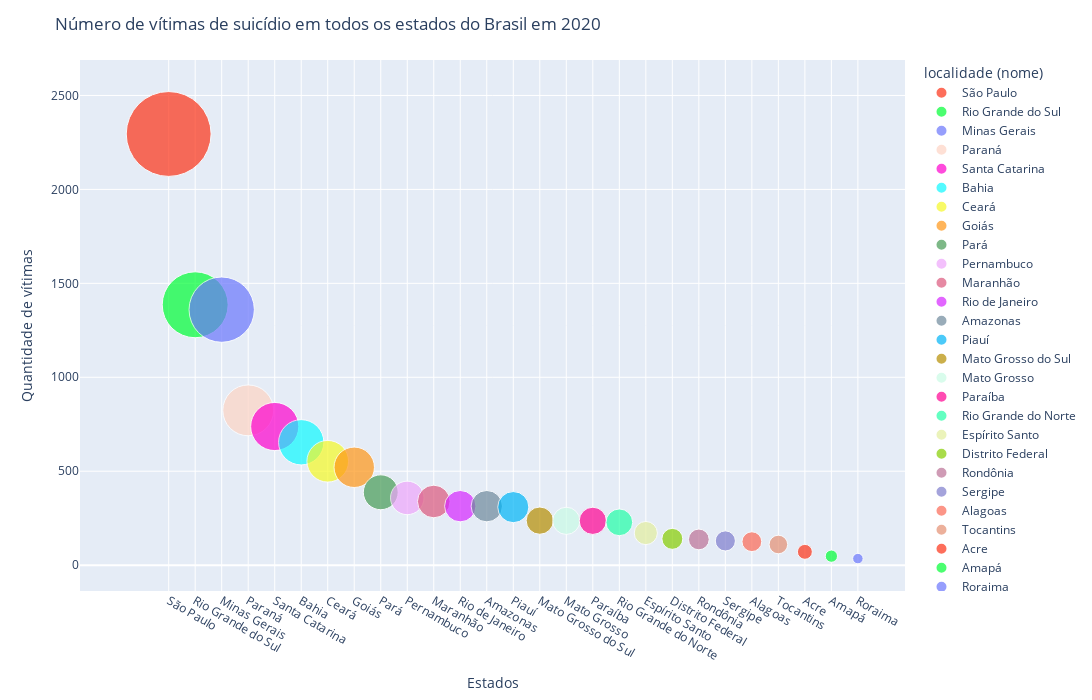

Notebook code cell kept with this figure:
### Code cell
# Gráfico 2

nm_coluna_x = "localidade (nome)"
nm_coluna_y = "Ano"
qtde_municipios = 27
data_analise = df_2020.iloc[0]['data']

df_sorted = df_2020.sort_values('Ano', ascending=False)

fig = px.scatter(df_sorted.head(qtde_municipios),
x = nm_coluna_x,
y = nm_coluna_y,
size = nm_coluna_y,
color = nm_coluna_x,
hover_name = nm_coluna_x,
size_max = 60,
color_discrete_sequence= px.colors.qualitative.Light24)

fig.update_layout(
title = "Número de vítimas de suicídio em todos os estados do Brasil em 2020 ",
xaxis_title = "Estados",
yaxis_title = "Quantidade de vítimas",
width = 1200, height= 700)
fig.show()

### Figure 1 — Plotly figure (JSON) as saved in the notebook; plotly's stock layout.template omitted (floating-point values rounded to 4 significant figures)
{"data": [{"hovertemplate": "<b>%{hovertext}</b><br><br>localidade (nome)=%{x}<br>Ano=%{marker.size}<extra></extra>", "hovertext": ["São Paulo"], "legendgroup": "São Paulo", "marker": {"color": "#FD3216", "size": [2295], "sizemode": "area", "sizeref": 0.6375, "symbol": "circle"}, "mode": "markers", "name": "São Paulo", "orientation": "v", "showlegend": true, "type": "scatter", "x": ["São Paulo"], "xaxis": "x", "y": [2295], "yaxis": "y"}, {"hovertemplate": "<b>%{hovertext}</b><br><br>localidade (nome)=%{x}<br>Ano=%{marker.size}<extra></extra>", "hovertext": ["Rio Grande do Sul"], "legendgroup": "Rio Grande do Sul", "marker": {"color": "#00FE35", "size": [1386], "sizemode": "area", "sizeref": 0.6375, "symbol": "circle"}, "mode": "markers", "name": "Rio Grande do Sul", "orientation": "v", "showlegend": true, "type": "scatter", "x": ["Rio Grande do Sul"], "xaxis": "x", "y": [1386], "yaxis": "y"}, {"hovertemplate": "<b>%{hovertext}</b><br><br>localidade (nome)=%{x}<br>Ano=%{marker.size}<extra></extra>", "hovertext": ["Minas Gerais"], "legendgroup": "Minas Gerais", "marker": {"color": "#6A76FC", "size": [1360], "sizemode": "area", "sizeref": 0.6375, "symbol": "circle"}, "mode": "markers", "name": "Minas Gerais", "orientation": "v", "showlegend": true, "type": "scatter", "x": ["Minas Gerais"], "xaxis": "x", "y": [1360], "yaxis": "y"}, {"hovertemplate": "<b>%{hovertext}</b><br><br>localidade (nome)=%{x}<br>Ano=%{marker.size}<extra></extra>", "hovertext": ["Paraná"], "legendgroup": "Paraná", "marker": {"color": "#FED4C4", "size": [824], "sizemode": "area", "sizeref": 0.6375, "symbol": "circle"}, "mode": "markers", "name": "Paraná", "orientation": "v", "showlegend": true, "type": "scatter", "x": ["Paraná"], "xaxis": "x", "y": [824], "yaxis": "y"}, {"hovertemplate": "<b>%{hovertext}</b><br><br>localidade (nome)=%{x}<br>Ano=%{marker.size}<extra></extra>", "hovertext": ["Santa Catarina"], "legendgroup": "Santa Catarina", "marker": {"color": "#FE00CE", "size": [738], "sizemode": "area", "sizeref": 0.6375, "symbol": "circle"}, "mode": "markers", "name": "Santa Catarina", "orientation": "v", "showlegend": true, "type": "scatter", "x": ["Santa Catarina"], "xaxis": "x", "y": [738], "yaxis": "y"}, {"hovertemplate": "<b>%{hovertext}</b><br><br>localidade (nome)=%{x}<br>Ano=%{marker.size}<extra></extra>", "hovertext": ["Bahia"], "legendgroup": "Bahia", "marker": {"color": "#0DF9FF", "size": [654], "sizemode": "area", "sizeref": 0.6375, "symbol": "circle"}, "mode": "markers", "name": "Bahia", "orientation": "v", "showlegend": true, "type": "scatter", "x": ["Bahia"], "xaxis": "x", "y": [654], "yaxis": "y"}, {"hovertemplate": "<b>%{hovertext}</b><br><br>localidade (nome)=%{x}<br>Ano=%{marker.size}<extra></extra>", "hovertext": ["Ceará"], "legendgroup": "Ceará", "marker": {"color": "#F6F926", "size": [553], "sizemode": "area", "sizeref": 0.6375, "symbol": "circle"}, "mode": "markers", "name": "Ceará", "orientation": "v", "showlegend": true, "type": "scatter", "x": ["Ceará"], "xaxis": "x", "y": [553], "yaxis": "y"}, {"hovertemplate": "<b>%{hovertext}</b><br><br>localidade (nome)=%{x}<br>Ano=%{marker.size}<extra></extra>", "hovertext": ["Goiás"], "legendgroup": "Goiás", "marker": {"color": "#FF9616", "size": [521], "sizemode": "area", "sizeref": 0.6375, "symbol": "circle"}, "mode": "markers", "name": "Goiás", "orientation": "v", "showlegend": true, "type": "scatter", "x": ["Goiás"], "xaxis": "x", "y": [521], "yaxis": "y"}, {"hovertemplate": "<b>%{hovertext}</b><br><br>localidade (nome)=%{x}<br>Ano=%{marker.size}<extra></extra>", "hovertext": ["Pará"], "legendgroup": "Pará", "marker": {"color": "#479B55", "size": [388], "sizemode": "area", "sizeref": 0.6375, "symbol": "circle"}, "mode": "markers", "name": "Pará", "orientation": "v", "showlegend": true, "type": "scatter", "x": ["Pará"], "xaxis": "x", "y": [388], "yaxis": "y"}, {"hovertemplate": "<b>%{hovertext}</b><br><br>localidade (nome)=%{x}<br>Ano=%{marker.size}<extra></extra>", "hovertext": ["Pernambuco"], "legendgroup": "Pernambuco", "marker": {"color": "#EEA6FB", "size": [358], "sizemode": "area", "sizeref": 0.6375, "symbol": "circle"}, "mode": "markers", "name": "Pernambuco", "orientation": "v", "showlegend": true, "type": "scatter", "x": ["Pernambuco"], "xaxis": "x", "y": [358], "yaxis": "y"}, {"hovertemplate": "<b>%{hovertext}</b><br><br>localidade (nome)=%{x}<br>Ano=%{marker.size}<extra></extra>", "hovertext": ["Maranhão"], "legendgroup": "Maranhão", "marker": {"color": "#DC587D", "size": [339], "sizemode": "area", "sizeref": 0.6375, "symbol": "circle"}, "mode": "markers", "name": "Maranhão", "orientation": "v", "showlegend": true, "type": "scatter", "x": ["Maranhão"], "xaxis": "x", "y": [339], "yaxis": "y"}, {"hovertemplate": "<b>%{hovertext}</b><br><br>localidade (nome)=%{x}<br>Ano=%{marker.size}<extra></extra>", "hovertext": ["Rio de Janeiro"], "legendgroup": "Rio de Janeiro", "marker": {"color": "#D626FF", "size": [314], "sizemode": "area", "sizeref": 0.6375, "symbol": "circle"}, "mode": "markers", "name": "Rio de Janeiro", "orientation": "v", "showlegend": true, "type": "scatter", "x": ["Rio de Janeiro"], "xaxis": "x", "y": [314], "yaxis": "y"}, {"hovertemplate": "<b>%{hovertext}</b><br><br>localidade (nome)=%{x}<br>Ano=%{marker.size}<extra></extra>", "hovertext": ["Amazonas"], "legendgroup": "Amazonas", "marker": {"color": "#6E899C", "size": [314], "sizemode": "area", "sizeref": 0.6375, "symbol": "circle"}, "mode": "markers", "name": "Amazonas", "orientation": "v", "showlegend": true, "type": "scatter", "x": ["Amazonas"], "xaxis": "x", "y": [314], "yaxis": "y"}, {"hovertemplate": "<b>%{hovertext}</b><br><br>localidade (nome)=%{x}<br>Ano=%{marker.size}<extra></extra>", "hovertext": ["Piauí"], "legendgroup": "Piauí", "marker": {"color": "#00B5F7", "size": [309], "sizemode": "area", "sizeref": 0.6375, "symbol": "circle"}, "mode": "markers", "name": "Piauí", "orientation": "v", "showlegend": true, "type": "scatter", "x": ["Piauí"], "xaxis": "x", "y": [309], "yaxis": "y"}, {"hovertemplate": "<b>%{hovertext}</b><br><br>localidade (nome)=%{x}<br>Ano=%{marker.size}<extra></extra>", "hovertext": ["Mato Grosso do Sul"], "legendgroup": "Mato Grosso do Sul", "marker": {"color": "#B68E00", "size": [237], "sizemode": "area", "sizeref": 0.6375, "symbol": "circle"}, "mode": "markers", "name": "Mato Grosso do Sul", "orientation": "v", "showlegend": true, "type": "scatter", "x": ["Mato Grosso do Sul"], "xaxis": "x", "y": [237], "yaxis": "y"}, {"hovertemplate": "<b>%{hovertext}</b><br><br>localidade (nome)=%{x}<br>Ano=%{marker.size}<extra></extra>", "hovertext": ["Mato Grosso"], "legendgroup": "Mato Grosso", "marker": {"color": "#C9FBE5", "size": [236], "sizemode": "area", "sizeref": 0.6375, "symbol": "circle"}, "mode": "markers", "name": "Mato Grosso", "orientation": "v", "showlegend": true, "type": "scatter", "x": ["Mato Grosso"], "xaxis": "x", "y": [236], "yaxis": "y"}, {"hovertemplate": "<b>%{hovertext}</b><br><br>localidade (nome)=%{x}<br>Ano=%{marker.size}<extra></extra>", "hovertext": ["Paraíba"], "legendgroup": "Paraíba", "marker": {"color": "#FF0092", "size": [236], "sizemode": "area", "sizeref": 0.6375, "symbol": "circle"}, "mode": "markers", "name": "Paraíba", "orientation": "v", "showlegend": true, "type": "scatter", "x": ["Paraíba"], "xaxis": "x", "y": [236], "yaxis": "y"}, {"hovertemplate": "<b>%{hovertext}</b><br><br>localidade (nome)=%{x}<br>Ano=%{marker.size}<extra></extra>", "hovertext": ["Rio Grande do Norte"], "legendgroup": "Rio Grande do Norte", "marker": {"color": "#22FFA7", "size": [228], "sizemode": "area", "sizeref": 0.6375, "symbol": "circle"}, "mode": "markers", "name": "Rio Grande do Norte", "orientation": "v", "showlegend": true, "type": "scatter", "x": ["Rio Grande do Norte"], "xaxis": "x", "y": [228], "yaxis": "y"}, {"hovertemplate": "<b>%{hovertext}</b><br><br>localidade (nome)=%{x}<br>Ano=%{marker.size}<extra></extra>", "hovertext": ["Espírito Santo"], "legendgroup": "Espírito Santo", "marker": {"color": "#E3EE9E", "size": [171], "sizemode": "area", "sizeref": 0.6375, "symbol": "circle"}, "mode": "markers", "name": "Espírito Santo", "orientation": "v", "showlegend": true, "type": "scatter", "x": ["Espírito Santo"], "xaxis": "x", "y": [171], "yaxis": "y"}, {"hovertemplate": "<b>%{hovertext}</b><br><br>localidade (nome)=%{x}<br>Ano=%{marker.size}<extra></extra>", "hovertext": ["Distrito Federal"], "legendgroup": "Distrito Federal", "marker": {"color": "#86CE00", "size": [140], "sizemode": "area", "sizeref": 0.6375, "symbol": "circle"}, "mode": "markers", "name": "Distrito Federal", "orientation": "v", "showlegend": true, "type": "scatter", "x": ["Distrito Federal"], "xaxis": "x", "y": [140], "yaxis": "y"}, {"hovertemplate": "<b>%{hovertext}</b><br><br>localidade (nome)=%{x}<br>Ano=%{marker.size}<extra></extra>", "hovertext": ["Rondônia"], "legendgroup": "Rondônia", "marker": {"color": "#BC7196", "size": [137], "sizemode": "area", "sizeref": 0.6375, "symbol": "circle"}, "mode": "markers", "name": "Rondônia", "orientation": "v", "showlegend": true, "type": "scatter", "x": ["Rondônia"], "xaxis": "x", "y": [137], "yaxis": "y"}, {"hovertemplate": "<b>%{hovertext}</b><br><br>localidade (nome)=%{x}<br>Ano=%{marker.size}<extra></extra>", "hovertext": ["Sergipe"], "legendgroup": "Sergipe", "marker": {"color": "#7E7DCD", "size": [129], "sizemode": "area", "sizeref": 0.6375, "symbol": "circle"}, "mode": "markers", "name": "Sergipe", "orientation": "v", "showlegend": true, "type": "scatter", "x": ["Sergipe"], "xaxis": "x", "y": [129], "yaxis": "y"}, {"hovertemplate": "<b>%{hovertext}</b><br><br>localidade (nome)=%{x}<br>Ano=%{marker.size}<extra></extra>", "hovertext": ["Alagoas"], "legendgroup": "Alagoas", "marker": {"color": "#FC6955", "size": [125], "sizemode": "area", "sizeref": 0.6375, "symbol": "circle"}, "mode": "markers", "name": "Alagoas", "orientation": "v", "showlegend": true, "type": "scatter", "x": ["Alagoas"], "xaxis": "x", "y": [125], "yaxis": "y"}, {"hovertemplate": "<b>%{hovertext}</b><br><br>localidade (nome)=%{x}<br>Ano=%{marker.size}<extra></extra>", "hovertext": ["Tocantins"], "legendgroup": "Tocantins", "marker": {"color": "#E48F72", "size": [110], "sizemode": "area", "sizeref": 0.6375, "symbol": "circle"}, "mode": "markers", "name": "Tocantins", "orientation": "v", "showlegend": true, "type": "scatter", "x": ["Tocantins"], "xaxis": "x", "y": [110], "yaxis": "y"}, {"hovertemplate": "<b>%{hovertext}</b><br><br>localidade (nome)=%{x}<br>Ano=%{marker.size}<extra></extra>", "hovertext": ["Acre"], "legendgroup": "Acre", "marker": {"color": "#FD3216", "size": [71], "sizemode": "area", "sizeref": 0.6375, "symbol": "circle"}, "mode": "markers", "name": "Acre", "orientation": "v", "showlegend": true, "type": "scatter", "x": ["Acre"], "xaxis": "x", "y": [71], "yaxis": "y"}, {"hovertemplate": "<b>%{hovertext}</b><br><br>localidade (nome)=%{x}<br>Ano=%{marker.size}<extra></extra>", "hovertext": ["Amapá"], "legendgroup": "Amapá", "marker": {"color": "#00FE35", "size": [48], "sizemode": "area", "sizeref": 0.6375, "symbol": "circle"}, "mode": "markers", "name": "Amapá", "orientation": "v", "showlegend": true, "type": "scatter", "x": ["Amapá"], "xaxis": "x", "y": [48], "yaxis": "y"}, {"hovertemplate": "<b>%{hovertext}</b><br><br>localidade (nome)=%{x}<br>Ano=%{marker.size}<extra></extra>", "hovertext": ["Roraima"], "legendgroup": "Roraima", "marker": {"color": "#6A76FC", "size": [35], "sizemode": "area", "sizeref": 0.6375, "symbol": "circle"}, "mode": "markers", "name": "Roraima", "orientation": "v", "showlegend": true, "type": "scatter", "x": ["Roraima"], "xaxis": "x", "y": [35], "yaxis": "y"}], "layout": {"height": 700, "legend": {"itemsizing": "constant", "title": {"text": "localidade (nome)"}, "tracegroupgap": 0}, "margin": {"t": 60}, "title": {"text": "Número de vítimas de suicídio em todos os estados do Brasil em 2020 "}, "width": 1200, "xaxis": {"anchor": "y", "categoryarray": ["São Paulo", "Rio Grande do Sul", "Minas Gerais", "Paraná", "Santa Catarina", "Bahia", "Ceará", "Goiás", "Pará", "Pernambuco", "Maranhão", "Rio de Janeiro", "Amazonas", "Piauí", "Mato Grosso do Sul", "Mato Grosso", "Paraíba", "Rio Grande do Norte", "Espírito Santo", "Distrito Federal", "Rondônia", "Sergipe", "Alagoas", "Tocantins", "Acre", "Amapá", "Roraima"], "categoryorder": "array", "domain": [0, 1], "title": {"text": "Estados"}}, "yaxis": {"anchor": "x", "domain": [0, 1], "title": {"text": "Quantidade de vítimas"}}}}
